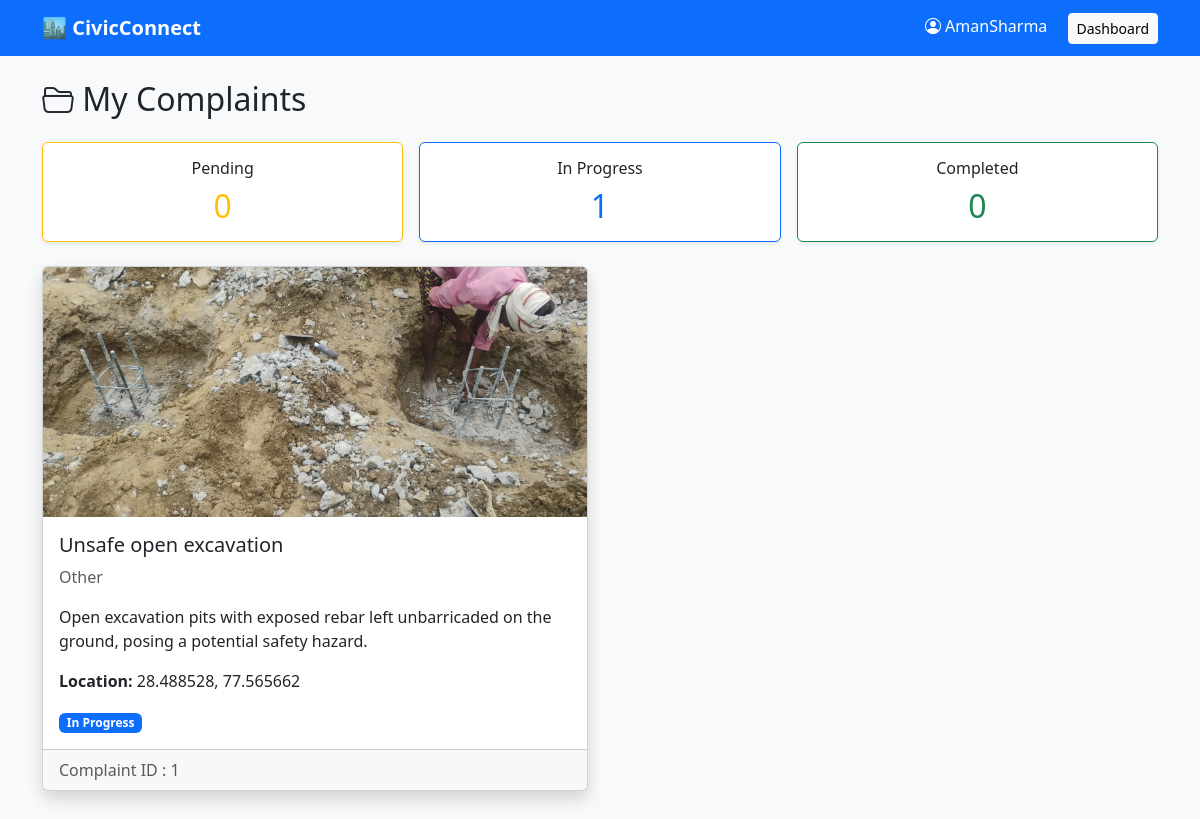
The app's page /my_complaints (signed in) with its own data.
### app.py (models this page shows)
class Complaint(db.Model):
    id = db.Column(db.Integer, primary_key=True)
    title = db.Column(db.String(150), nullable=False)
    description = db.Column(db.Text, nullable=False)
    category = db.Column(db.String(50), nullable=False)
    location = db.Column(db.String(255), nullable=False)
    latitude = db.Column(db.Float, nullable=False)
    longitude = db.Column(db.Float, nullable=False)
    image = db.Column(db.String(255))          # Before image
    status = db.Column(
        db.String(30),
        default="Pending"
    )
    citizen_id = db.Column(
        db.Integer,
        db.ForeignKey("user.id"),
        nullable=False
    )
    assigned_to = db.Column(
        db.Integer,
        db.ForeignKey("user.id"),
        nullable=True
    )
    assigned_role = db.Column(
        db.String(20),
        nullable=True
    )
    after_image = db.Column(
        db.String(255),
        nullable=True
    )
    completion_note = db.Column(
        db.Text,
        nullable=True
    )
    completed_at = db.Column(
        db.DateTime,
        nullable=True
    )
    verified = db.Column(
        db.Boolean,
        default=False
    )

### app.py (the view)
@app.route("/my_complaints")
def my_complaints():
    if "logged_in" not in session:
        return redirect(url_for("landing"))
    if session.get("role") != "citizen":
        return redirect(url_for("dashboard"))
    user_id = session["user_id"]
    complaints = Complaint.query.filter_by(
        citizen_id=user_id
    ).order_by(Complaint.id.desc()).all()
    pending = Complaint.query.filter_by(
        citizen_id=user_id,
        status="Pending"
    ).count()
    in_progress = Complaint.query.filter_by(
        citizen_id=user_id,
        status="In Progress"
    ).count()
    resolved = Complaint.query.filter_by(
        citizen_id=user_id,
        status="Completed"
    ).count()
    return render_template(
        "citizen/my_complaints.html",
        username=session["username"],
        complaints=complaints,
        pending=pending,
        in_progress=in_progress,
        resolved=resolved
    )

### templates/citizen/my_complaints.html (shortened to what this page needs)
<!DOCTYPE html>
<html lang="en">
<head>
<link href="https://cdn.jsdelivr.net/npm/bootstrap@5.3.7/dist/css/bootstrap.min.css" rel="stylesheet">
<link href="https://cdn.jsdelivr.net/npm/bootstrap-icons@1.11.3/font/bootstrap-icons.css" rel="stylesheet">
</head>
<body class="bg-light">
<nav class="navbar navbar-dark bg-primary">
<div class="container">
<a class="navbar-brand fw-bold" href="{{ url_for('dashboard') }}">
🏙 CivicConnect
</a>
<div>
<span class="text-white me-3">
<i class="bi bi-person-circle"></i>
{{ username }}
</span>
<a href="{{ url_for('dashboard') }}" class="btn btn-light btn-sm">
Dashboard
</a>
</div>
</div>
</nav>
<div class="container py-4">
<h2 class="mb-4">
<i class="bi bi-folder2-open"></i>
My Complaints
</h2>
<div class="row g-3 mb-4">
    <div class="col-md-4">
        <div class="card text-center border-warning shadow-sm">
            <div class="card-body">
                <h6>Pending</h6>
                <h2 class="text-warning mb-0">{{ pending }}</h2>
            </div>
        </div>
    </div>
    <div class="col-md-4">
        <div class="card text-center border-primary shadow-sm">
            <div class="card-body">
                <h6>In Progress</h6>
                <h2 class="text-primary mb-0">{{ in_progress }}</h2>
            </div>
        </div>
    </div>
    <div class="col-md-4">
        <div class="card text-center border-success shadow-sm">
            <div class="card-body">
                <h6>Completed</h6>
                <h2 class="text-success mb-0">{{ resolved }}</h2>
            </div>
        </div>
    </div>
</div>
{% if complaints %}
<div class="row">
{% for complaint in complaints %}
<div class="col-lg-6 mb-4">
<div class="card shadow h-100">
{% if complaint.image %}
<img
src="{{ url_for('static', filename='uploads/' + complaint.image) }}"
class="card-img-top"
style="height:250px;object-fit:cover;">
{% endif %}
<div class="card-body">
<h5 class="card-title">
{{ complaint.title }}
</h5>
<p class="text-muted">
{{ complaint.category }}
</p>
<p>
{{ complaint.description }}
</p>
<p>
<b>Location:</b>
{{ complaint.location }}
</p>
{% if complaint.status=="Pending" %}
<span class="badge bg-warning">
Pending
</span>
{% elif complaint.status=="In Progress" %}
<span class="badge bg-primary">
In Progress
</span>
{% else %}
<span class="badge bg-dark">
{{ complaint.status }}
</span>
{% endif %}
</div>
<div class="card-footer text-muted">
Complaint ID : {{ complaint.id }}
</div>
</div>
</div>
{% endfor %}
</div>
{% endif %}
</div>
</body>
</html>

### records on screen
Complaint: image (picture), title "Unsafe open excavation", category "Other", description "Open excavation pits with exposed rebar left unbarricaded on the ground, posing a potential safety hazard.", location "28.488528, 77.565662", status "In Progress", id "1"

### other values on screen
{{ username }} "AmanSharma"
{{ pending }} "0"
{{ in_progress }} "1"
{{ resolved }} "0"
